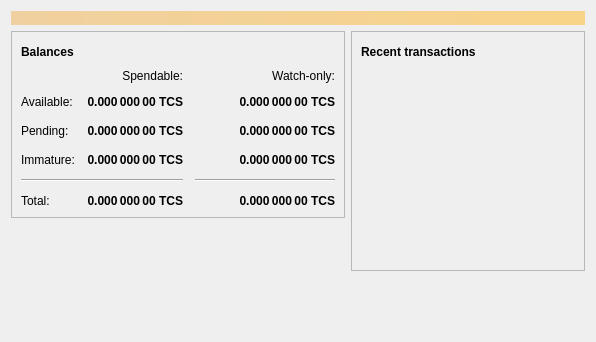
<?xml version="1.0" encoding="UTF-8"?>
<ui version="4.0">
 <class>OverviewPage</class>
 <widget class="QWidget" name="OverviewPage">
  <property name="geometry">
   <rect>
    <x>0</x>
    <y>0</y>
    <width>596</width>
    <height>342</height>
   </rect>
  </property>
  <property name="windowTitle">
   <string>Form</string>
  </property>
  <layout class="QVBoxLayout" name="topLayout">
   <item>
    <widget class="QLabel" name="labelAlerts">
     <property name="visible">
      <bool>false</bool>
     </property>
     <property name="styleSheet">
      <string notr="true">QLabel { background-color: qlineargradient(x1: 0, y1: 0, x2: 1, y2: 0, stop:0 #F0D0A0, stop:1 #F8D488); color:#000000; }</string>
     </property>
     <property name="wordWrap">
      <bool>true</bool>
     </property>
     <property name="margin">
      <number>3</number>
     </property>
     <property name="textInteractionFlags">
      <set>Qt::TextSelectableByMouse</set>
     </property>
    </widget>
   </item>
   <item>
    <layout class="QHBoxLayout" name="horizontalLayout" stretch="1,1">
     <item>
      <layout class="QVBoxLayout" name="verticalLayout_2">
       <item>
        <widget class="QFrame" name="frame">
         <property name="frameShape">
          <enum>QFrame::StyledPanel</enum>
         </property>
         <property name="frameShadow">
          <enum>QFrame::Raised</enum>
         </property>
         <layout class="QVBoxLayout" name="verticalLayout_4">
          <item>
           <layout class="QHBoxLayout" name="horizontalLayout_4">
            <item>
             <widget class="QLabel" name="label_5">
              <property name="font">
               <font>
                <weight>75</weight>
                <bold>true</bold>
               </font>
              </property>
              <property name="text">
               <string>Balances</string>
              </property>
             </widget>
            </item>
            <item>
             <widget class="QPushButton" name="labelWalletStatus">
              <property name="enabled">
               <bool>true</bool>
              </property>
              <property name="maximumSize">
               <size>
                <width>30</width>
                <height>16777215</height>
               </size>
              </property>
              <property name="toolTip">
               <string>The displayed information may be out of date. Your wallet automatically synchronizes with the Test Coin Super network after a connection is established, but this process has not completed yet.</string>
              </property>
              <property name="text">
               <string/>
              </property>
              <property name="icon">
               <iconset resource="../testcoinsuper.qrc">
                <normaloff>:/icons/warning</normaloff>
                <disabledoff>:/icons/warning</disabledoff>:/icons/warning</iconset>
              </property>
              <property name="iconSize">
               <size>
                <width>24</width>
                <height>24</height>
               </size>
              </property>
              <property name="flat">
               <bool>true</bool>
              </property>
             </widget>
            </item>
            <item>
             <spacer name="horizontalSpacer_3">
              <property name="orientation">
               <enum>Qt::Horizontal</enum>
              </property>
              <property name="sizeHint" stdset="0">
               <size>
                <width>40</width>
                <height>20</height>
               </size>
              </property>
             </spacer>
            </item>
           </layout>
          </item>
          <item>
           <layout class="QGridLayout" name="gridLayout">
            <property name="spacing">
             <number>12</number>
            </property>
            <item row="2" column="2">
             <widget class="QLabel" name="labelWatchPending">
              <property name="font">
               <font>
                <weight>75</weight>
                <bold>true</bold>
               </font>
              </property>
              <property name="cursor">
               <cursorShape>IBeamCursor</cursorShape>
              </property>
              <property name="toolTip">
               <string>Unconfirmed transactions to watch-only addresses</string>
              </property>
              <property name="text">
               <string notr="true">0.000 000 00 TCS</string>
              </property>
              <property name="alignment">
               <set>Qt::AlignRight|Qt::AlignTrailing|Qt::AlignVCenter</set>
              </property>
              <property name="textInteractionFlags">
               <set>Qt::LinksAccessibleByMouse|Qt::TextSelectableByKeyboard|Qt::TextSelectableByMouse</set>
              </property>
             </widget>
            </item>
            <item row="2" column="1">
             <widget class="QLabel" name="labelUnconfirmed">
              <property name="font">
               <font>
                <weight>75</weight>
                <bold>true</bold>
               </font>
              </property>
              <property name="cursor">
               <cursorShape>IBeamCursor</cursorShape>
              </property>
              <property name="toolTip">
               <string>Total of transactions that have yet to be confirmed, and do not yet count toward the spendable balance</string>
              </property>
              <property name="text">
               <string notr="true">0.000 000 00 TCS</string>
              </property>
              <property name="alignment">
               <set>Qt::AlignRight|Qt::AlignTrailing|Qt::AlignVCenter</set>
              </property>
              <property name="textInteractionFlags">
               <set>Qt::LinksAccessibleByMouse|Qt::TextSelectableByKeyboard|Qt::TextSelectableByMouse</set>
              </property>
             </widget>
            </item>
            <item row="3" column="2">
             <widget class="QLabel" name="labelWatchImmature">
              <property name="font">
               <font>
                <weight>75</weight>
                <bold>true</bold>
               </font>
              </property>
              <property name="cursor">
               <cursorShape>IBeamCursor</cursorShape>
              </property>
              <property name="toolTip">
               <string>Mined balance in watch-only addresses that has not yet matured</string>
              </property>
              <property name="text">
               <string notr="true">0.000 000 00 TCS</string>
              </property>
              <property name="alignment">
               <set>Qt::AlignRight|Qt::AlignTrailing|Qt::AlignVCenter</set>
              </property>
              <property name="textInteractionFlags">
               <set>Qt::LinksAccessibleByMouse|Qt::TextSelectableByKeyboard|Qt::TextSelectableByMouse</set>
              </property>
             </widget>
            </item>
            <item row="4" column="0" colspan="2">
             <widget class="Line" name="line">
              <property name="orientation">
               <enum>Qt::Horizontal</enum>
              </property>
             </widget>
            </item>
            <item row="4" column="2">
             <widget class="Line" name="lineWatchBalance">
              <property name="sizePolicy">
               <sizepolicy hsizetype="Preferred" vsizetype="Fixed">
                <horstretch>0</horstretch>
                <verstretch>0</verstretch>
               </sizepolicy>
              </property>
              <property name="minimumSize">
               <size>
                <width>140</width>
                <height>0</height>
               </size>
              </property>
              <property name="orientation">
               <enum>Qt::Horizontal</enum>
              </property>
             </widget>
            </item>
            <item row="5" column="0">
             <widget class="QLabel" name="labelTotalText">
              <property name="text">
               <string>Total:</string>
              </property>
             </widget>
            </item>
            <item row="3" column="1">
             <widget class="QLabel" name="labelImmature">
              <property name="font">
               <font>
                <weight>75</weight>
                <bold>true</bold>
               </font>
              </property>
              <property name="cursor">
               <cursorShape>IBeamCursor</cursorShape>
              </property>
              <property name="toolTip">
               <string>Mined balance that has not yet matured</string>
              </property>
              <property name="text">
               <string notr="true">0.000 000 00 TCS</string>
              </property>
              <property name="alignment">
               <set>Qt::AlignRight|Qt::AlignTrailing|Qt::AlignVCenter</set>
              </property>
              <property name="textInteractionFlags">
               <set>Qt::LinksAccessibleByMouse|Qt::TextSelectableByKeyboard|Qt::TextSelectableByMouse</set>
              </property>
             </widget>
            </item>
            <item row="2" column="3">
             <spacer name="horizontalSpacer_2">
              <property name="orientation">
               <enum>Qt::Horizontal</enum>
              </property>
              <property name="sizeHint" stdset="0">
               <size>
                <width>40</width>
                <height>20</height>
               </size>
              </property>
             </spacer>
            </item>
            <item row="3" column="0">
             <widget class="QLabel" name="labelImmatureText">
              <property name="text">
               <string>Immature:</string>
              </property>
             </widget>
            </item>
            <item row="5" column="1">
             <widget class="QLabel" name="labelTotal">
              <property name="font">
               <font>
                <weight>75</weight>
                <bold>true</bold>
               </font>
              </property>
              <property name="cursor">
               <cursorShape>IBeamCursor</cursorShape>
              </property>
              <property name="toolTip">
               <string>Your current total balance</string>
              </property>
              <property name="text">
               <string notr="true">0.000 000 00 TCS</string>
              </property>
              <property name="alignment">
               <set>Qt::AlignRight|Qt::AlignTrailing|Qt::AlignVCenter</set>
              </property>
              <property name="textInteractionFlags">
               <set>Qt::LinksAccessibleByMouse|Qt::TextSelectableByKeyboard|Qt::TextSelectableByMouse</set>
              </property>
             </widget>
            </item>
            <item row="5" column="2">
             <widget class="QLabel" name="labelWatchTotal">
              <property name="font">
               <font>
                <weight>75</weight>
                <bold>true</bold>
               </font>
              </property>
              <property name="cursor">
               <cursorShape>IBeamCursor</cursorShape>
              </property>
              <property name="toolTip">
               <string>Current total balance in watch-only addresses</string>
              </property>
              <property name="text">
               <string notr="true">0.000 000 00 TCS</string>
              </property>
              <property name="alignment">
               <set>Qt::AlignRight|Qt::AlignTrailing|Qt::AlignVCenter</set>
              </property>
              <property name="textInteractionFlags">
               <set>Qt::LinksAccessibleByMouse|Qt::TextSelectableByKeyboard|Qt::TextSelectableByMouse</set>
              </property>
             </widget>
            </item>
            <item row="0" column="2">
             <widget class="QLabel" name="labelWatchonly">
              <property name="text">
               <string>Watch-only:</string>
              </property>
              <property name="alignment">
               <set>Qt::AlignRight|Qt::AlignTrailing|Qt::AlignVCenter</set>
              </property>
             </widget>
            </item>
            <item row="1" column="0">
             <widget class="QLabel" name="labelBalanceText">
              <property name="text">
               <string>Available:</string>
              </property>
             </widget>
            </item>
            <item row="1" column="1">
             <widget class="QLabel" name="labelBalance">
              <property name="font">
               <font>
                <weight>75</weight>
                <bold>true</bold>
               </font>
              </property>
              <property name="cursor">
               <cursorShape>IBeamCursor</cursorShape>
              </property>
              <property name="toolTip">
               <string>Your current spendable balance</string>
              </property>
              <property name="text">
               <string notr="true">0.000 000 00 TCS</string>
              </property>
              <property name="alignment">
               <set>Qt::AlignRight|Qt::AlignTrailing|Qt::AlignVCenter</set>
              </property>
              <property name="textInteractionFlags">
               <set>Qt::LinksAccessibleByMouse|Qt::TextSelectableByKeyboard|Qt::TextSelectableByMouse</set>
              </property>
             </widget>
            </item>
            <item row="1" column="2">
             <widget class="QLabel" name="labelWatchAvailable">
              <property name="font">
               <font>
                <weight>75</weight>
                <bold>true</bold>
               </font>
              </property>
              <property name="cursor">
               <cursorShape>IBeamCursor</cursorShape>
              </property>
              <property name="toolTip">
               <string>Your current balance in watch-only addresses</string>
              </property>
              <property name="text">
               <string notr="true">0.000 000 00 TCS</string>
              </property>
              <property name="alignment">
               <set>Qt::AlignRight|Qt::AlignTrailing|Qt::AlignVCenter</set>
              </property>
              <property name="textInteractionFlags">
               <set>Qt::LinksAccessibleByMouse|Qt::TextSelectableByKeyboard|Qt::TextSelectableByMouse</set>
              </property>
             </widget>
            </item>
            <item row="2" column="0">
             <widget class="QLabel" name="labelPendingText">
              <property name="text">
               <string>Pending:</string>
              </property>
             </widget>
            </item>
            <item row="0" column="1">
             <widget class="QLabel" name="labelSpendable">
              <property name="text">
               <string>Spendable:</string>
              </property>
              <property name="alignment">
               <set>Qt::AlignRight|Qt::AlignTrailing|Qt::AlignVCenter</set>
              </property>
             </widget>
            </item>
           </layout>
          </item>
         </layout>
        </widget>
       </item>
       <item>
        <spacer name="verticalSpacer">
         <property name="orientation">
          <enum>Qt::Vertical</enum>
         </property>
         <property name="sizeHint" stdset="0">
          <size>
           <width>20</width>
           <height>40</height>
          </size>
         </property>
        </spacer>
       </item>
      </layout>
     </item>
     <item>
      <layout class="QVBoxLayout" name="verticalLayout_3">
       <item>
        <widget class="QFrame" name="frame_2">
         <property name="frameShape">
          <enum>QFrame::StyledPanel</enum>
         </property>
         <property name="frameShadow">
          <enum>QFrame::Raised</enum>
         </property>
         <layout class="QVBoxLayout" name="verticalLayout">
          <item>
           <layout class="QHBoxLayout" name="horizontalLayout_2">
            <item>
             <widget class="QLabel" name="label_4">
              <property name="font">
               <font>
                <weight>75</weight>
                <bold>true</bold>
               </font>
              </property>
              <property name="text">
               <string>Recent transactions</string>
              </property>
             </widget>
            </item>
            <item>
             <widget class="QPushButton" name="labelTransactionsStatus">
              <property name="enabled">
               <bool>true</bool>
              </property>
              <property name="maximumSize">
               <size>
                <width>30</width>
                <height>16777215</height>
               </size>
              </property>
              <property name="toolTip">
               <string>The displayed information may be out of date. Your wallet automatically synchronizes with the Test Coin Super network after a connection is established, but this process has not completed yet.</string>
              </property>
              <property name="text">
               <string/>
              </property>
              <property name="icon">
               <iconset resource="../testcoinsuper.qrc">
                <normaloff>:/icons/warning</normaloff>
                <disabledoff>:/icons/warning</disabledoff>:/icons/warning</iconset>
              </property>
              <property name="iconSize">
               <size>
                <width>24</width>
                <height>24</height>
               </size>
              </property>
              <property name="flat">
               <bool>true</bool>
              </property>
             </widget>
            </item>
            <item>
             <spacer name="horizontalSpacer">
              <property name="orientation">
               <enum>Qt::Horizontal</enum>
              </property>
              <property name="sizeHint" stdset="0">
               <size>
                <width>40</width>
                <height>20</height>
               </size>
              </property>
             </spacer>
            </item>
           </layout>
          </item>
          <item>
           <widget class="QListView" name="listTransactions">
            <property name="styleSheet">
             <string notr="true">QListView { background: transparent; }</string>
            </property>
            <property name="frameShape">
             <enum>QFrame::NoFrame</enum>
            </property>
            <property name="verticalScrollBarPolicy">
             <enum>Qt::ScrollBarAlwaysOff</enum>
            </property>
            <property name="horizontalScrollBarPolicy">
             <enum>Qt::ScrollBarAlwaysOff</enum>
            </property>
            <property name="selectionMode">
             <enum>QAbstractItemView::NoSelection</enum>
            </property>
           </widget>
          </item>
         </layout>
        </widget>
       </item>
       <item>
        <spacer name="verticalSpacer_2">
         <property name="orientation">
          <enum>Qt::Vertical</enum>
         </property>
         <property name="sizeHint" stdset="0">
          <size>
           <width>20</width>
           <height>40</height>
          </size>
         </property>
        </spacer>
       </item>
      </layout>
     </item>
    </layout>
   </item>
  </layout>
 </widget>
 <resources/>
 <connections/>
</ui>
